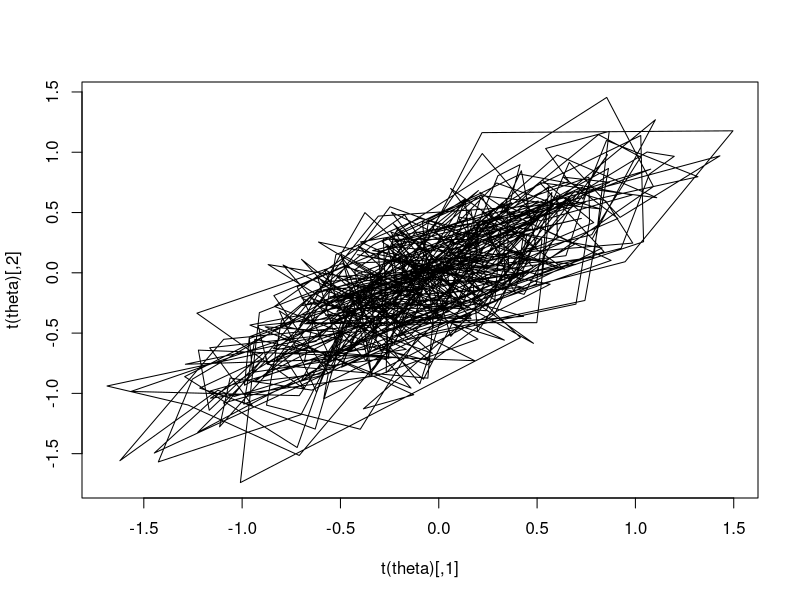
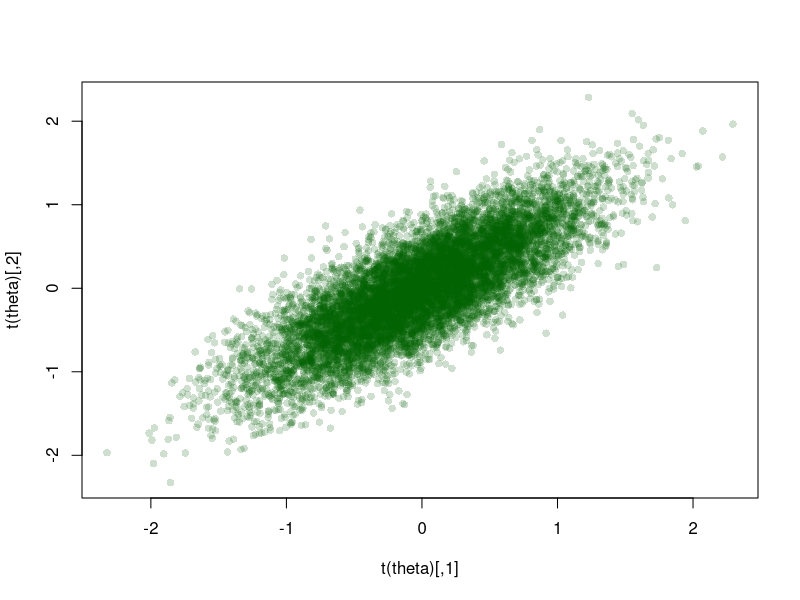
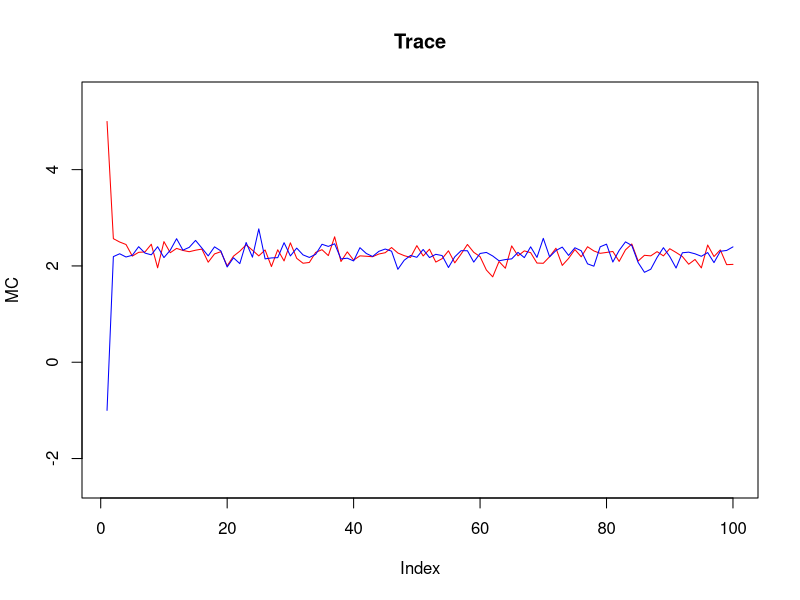
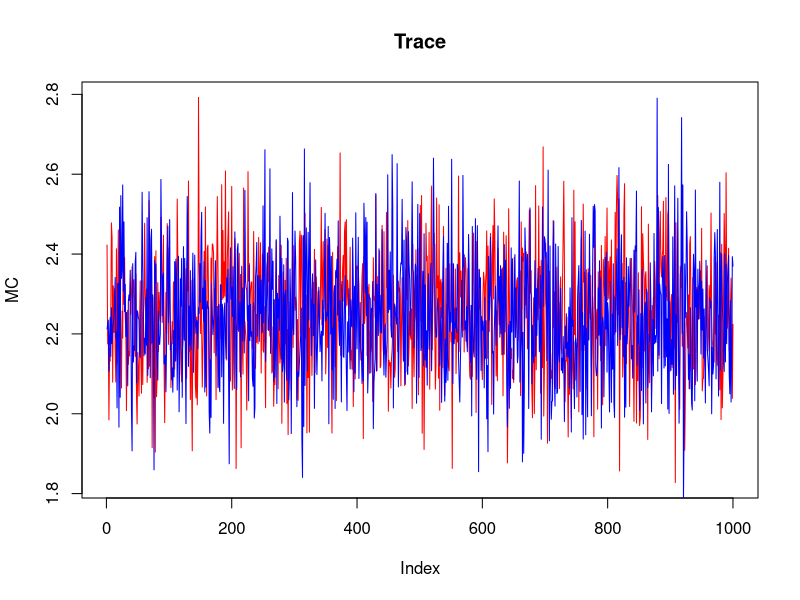
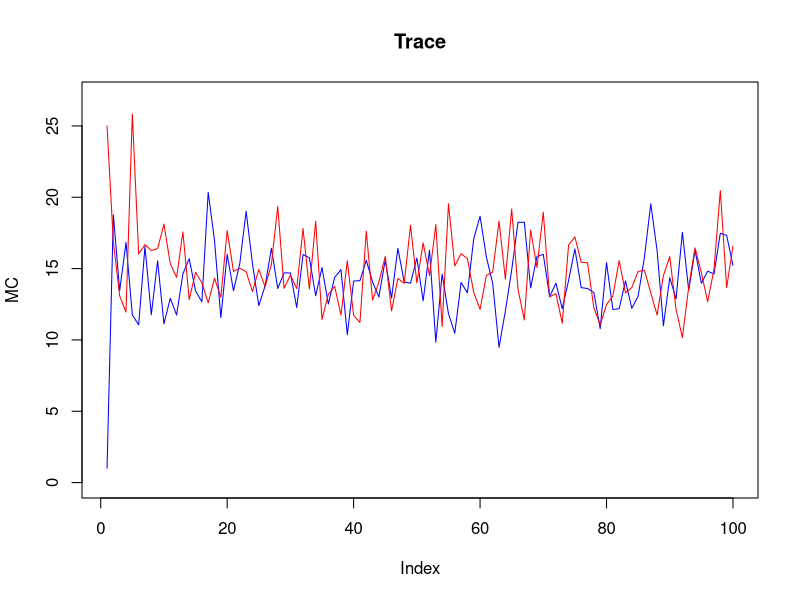
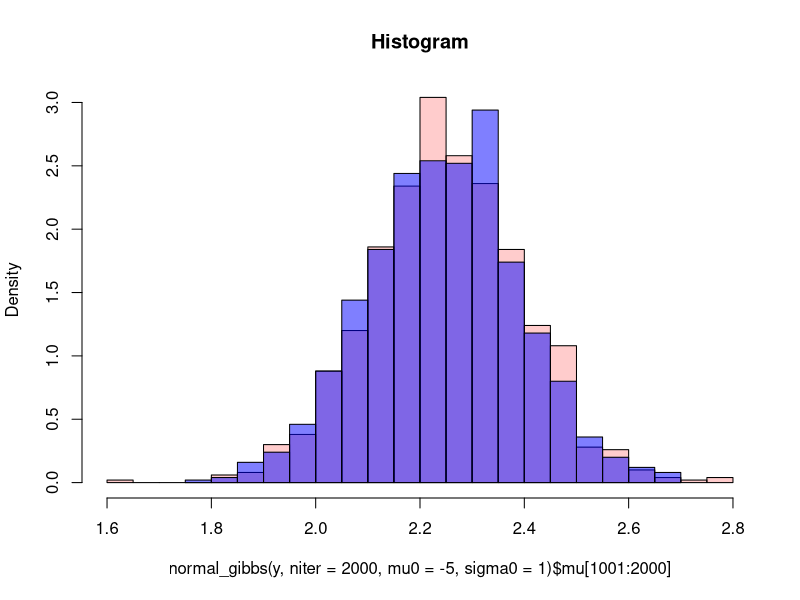
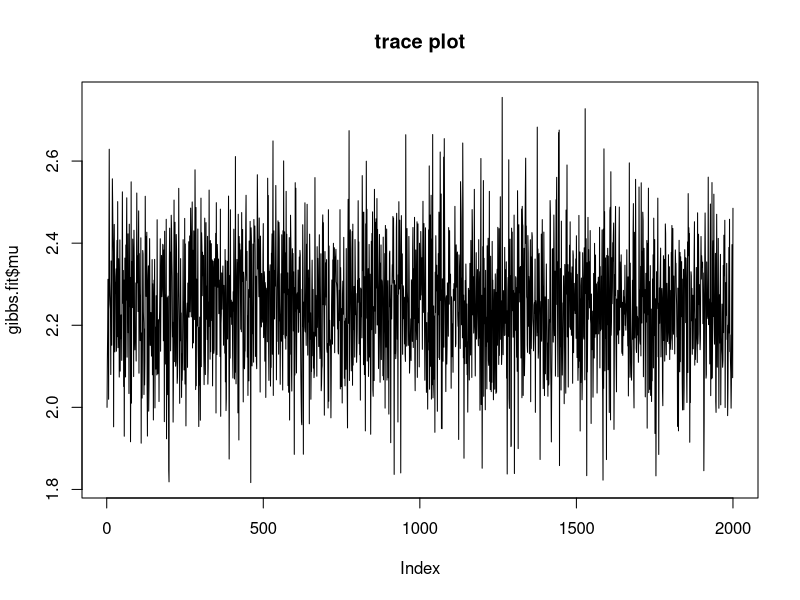
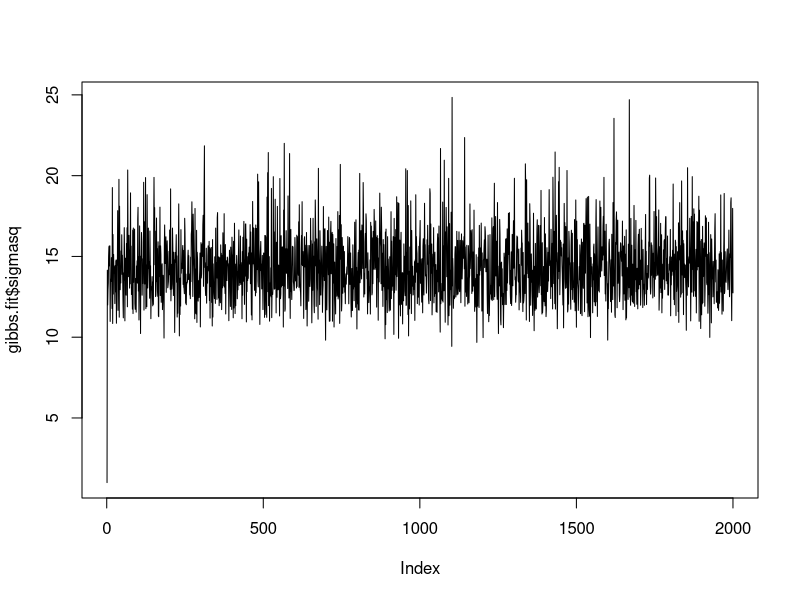

Reproduce these figures in R, in order.
## ---- chunk 1
knitr::opts_chunk$set(echo = FALSE)
## ---- chunk 2
binorm_gibbs<- function(theta_init, y, rho, niter){
  theta = matrix(0,2,niter)
  theta[1,] = theta_init
  for(i in 2:niter){
    theta[1,i] = rnorm(1,y[1]+rho*(theta[2,(i-1)]-y[2]),1-rho^2)
    theta[2,i] = rnorm(1,y[2]+rho*(theta[1,i]-y[1]),1-rho^2) ## theta_(i,1) updated
  }
  return(theta)
}
## ---- chunk 3
y = c(0,0); theta_init = y; niter = 500; rho = 0.8
theta <- binorm_gibbs(theta_init,y,rho,niter)
plot(t(theta),type="l")
## ---- chunk 4
theta <- binorm_gibbs(theta_init,y,rho,niter=1e4)
plot(t(theta), col=rgb(0,100,0,50,maxColorValue=255), pch=16)
## ---- chunk 5
normal_gibbs<- function(y, niter, mu0 = mean(y), sigma0 = var(y)){
  n = length(y)
  mu = rep(mu0,niter);sigmasq = rep(sigma0,niter)
  
  ## initialize
  mu[1] = mu0; sigmasq[1] = sigma0;
  
  for(i in 2:niter){
    tau = rgamma(1,shape=n/2,rate=0.5*sum((y-mu[i-1])^2)) 
    sigmasq[i] = 1/tau
    mu[i] = rnorm(1,mean(y), sigmasq[i]/n)
    }
  return(list(mu=mu, sigmasq = sigmasq))
}
## ---- chunk 6
m = 2
s = 4
y = rnorm(100,m,s)
nmc = 1000
burn = 1000
gibbs.fit <- normal_gibbs(y,niter = nmc+burn, mu0 = 2, sigma0 = 1)
summary(gibbs.fit$mu[(burn+1):(burn+nmc)])
summary(gibbs.fit$sigmasq[(burn+1):(burn+nmc)])
## ---- chunk 7
plot(normal_gibbs(y,niter = 100, mu0 = 5, sigma0 = 1)$mu, type= "l", col = "red", 
     main = "Trace", ylim = c(-2.5,5.5), ylab = "MC")
lines(normal_gibbs(y,niter = 100, mu0 = -1, sigma0 = 1)$mu,col = "blue")
## ---- chunk 8
plot(normal_gibbs(y,niter = 2000, mu0 = 3, sigma0 = 1)$mu[1001:2000], type= "l", col = "red", 
     main = "Trace", ylab = "MC")
lines(normal_gibbs(y,niter = 2000, mu0 = -3, sigma0 = 1)$mu[1001:2000],col = "blue")
## ---- chunk 9
plot(normal_gibbs(y,niter = 100, mu0 = 0, sigma0 = 1)$sigmasq, type= "l", col = "blue", 
     main = "Trace", ylab = "MC", ylim = c(0,27))
lines(normal_gibbs(y,niter = 100, mu0 = 0, sigma0 = 25)$sigmasq,col = "red")
## ---- chunk 10
hist(normal_gibbs(y,niter = 2000, mu0 = -5, sigma0 = 1)$mu[1001:2000], breaks = 30,  freq = F, col = rgb(1,0,0,0.2), main = "Histogram")
hist(normal_gibbs(y,niter = 2000, mu0 = 5, sigma0 = 1)$mu[1001:2000],breaks = 30, freq = F, col = rgb(0,0,1,0.5), add = T)
## ---- chunk 11
plot(gibbs.fit$mu, type="l",main = "trace plot")
## ---- chunk 12
plot(gibbs.fit$sigmasq,type="l")
## ---- chunk 13
par(mfrow=c(1,2))
acf(gibbs.fit$mu)
acf(gibbs.fit$sigmasq)
